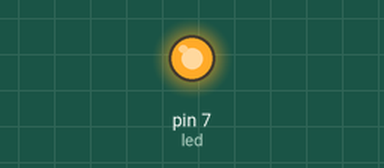
Recording of a sketch running on a simulated Arduino Uno, built with avr-gcc and run on an emulated ATmega328P. On the bench: output pins drawn as LEDs (lit = HIGH).

Above: at 2.5 s.
At 5.5 s:
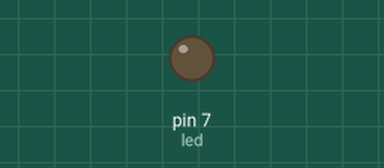
Timing chart, 0 to 7.8 s (numbered marks = the images above):
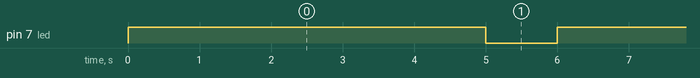

Measured:
- by itself, pin 7 (led): alternates HIGH for 5.0 s and LOW for 1.0 s

The sketch:

sketch_aug18a.ino
```cpp
int led = 7;

// the setup routine runs once when you press reset:
void setup() {
  // initialize the digital pin as an output.
  pinMode(led, OUTPUT);
}

// the loop routine runs over and over again forever:
void loop() {
  digitalWrite(led, HIGH);   // turn the LED on (HIGH is the voltage level)
  delay(5000);               // wait for a second
  digitalWrite(led, LOW);    // turn the LED off by making the voltage LOW
  delay(1000);               // wait for a second
}
```
